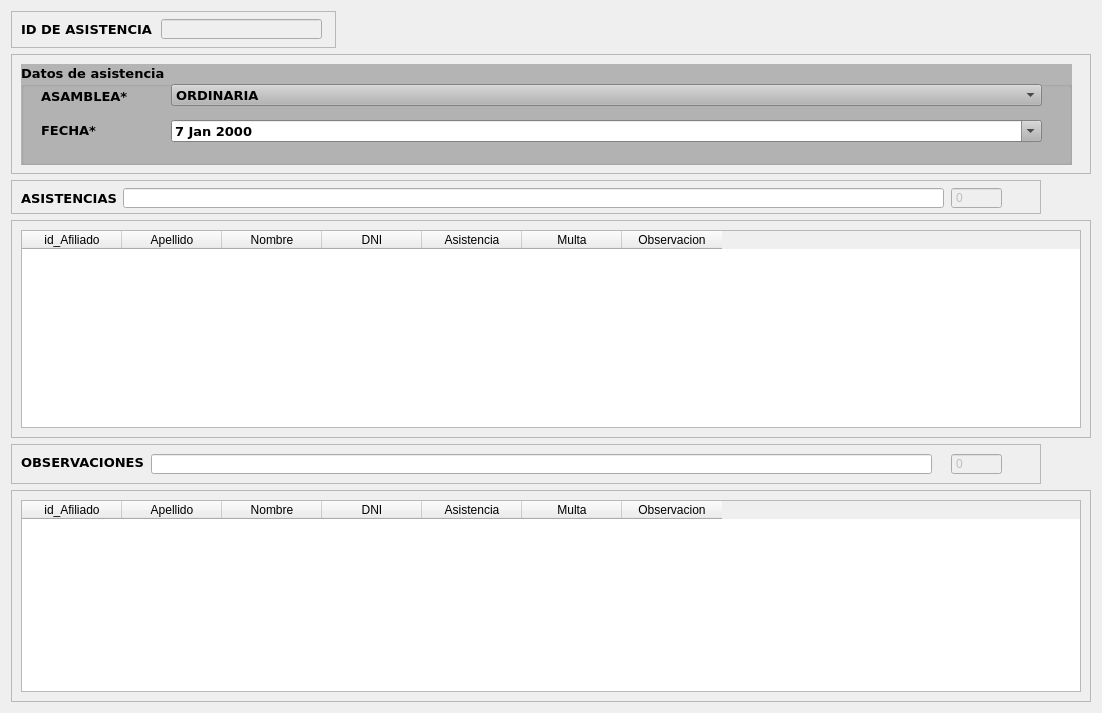
  <widget class="QWidget" name="centralwidget">
   <layout class="QVBoxLayout" name="verticalLayout">
    <item alignment="Qt::AlignmentFlag::AlignLeft">
     <widget class="QFrame" name="frame">
      <property name="minimumSize">
       <size>
        <width>325</width>
        <height>37</height>
       </size>
      </property>
      <property name="maximumSize">
       <size>
        <width>0</width>
        <height>37</height>
       </size>
      </property>
      <property name="frameShape">
       <enum>QFrame::Shape::StyledPanel</enum>
      </property>
      <property name="frameShadow">
       <enum>QFrame::Shadow::Raised</enum>
      </property>
      <widget class="QLabel" name="label_5">
       <property name="geometry">
        <rect>
         <x>10</x>
         <y>10</y>
         <width>131</width>
         <height>16</height>
        </rect>
       </property>
       <property name="font">
        <font>
         <family>Verdana</family>
         <pointsize>10</pointsize>
         <bold>true</bold>
        </font>
       </property>
       <property name="text">
        <string>ID DE ASISTENCIA</string>
       </property>
      </widget>
      <widget class="QLineEdit" name="lineEdit">
       <property name="enabled">
        <bool>false</bool>
       </property>
       <property name="geometry">
        <rect>
         <x>150</x>
         <y>8</y>
         <width>161</width>
         <height>20</height>
        </rect>
       </property>
       <property name="font">
        <font>
         <family>Verdana</family>
         <pointsize>10</pointsize>
         <bold>true</bold>
        </font>
       </property>
      </widget>
     </widget>
    </item>
    <item alignment="Qt::AlignmentFlag::AlignLeft">
     <widget class="QFrame" name="frame_2">
      <property name="minimumSize">
       <size>
        <width>1080</width>
        <height>120</height>
       </size>
      </property>
      <property name="maximumSize">
       <size>
        <width>1080</width>
        <height>120</height>
       </size>
      </property>
      <property name="frameShape">
       <enum>QFrame::Shape::StyledPanel</enum>
      </property>
      <property name="frameShadow">
       <enum>QFrame::Shadow::Raised</enum>
      </property>
      <widget class="QGroupBox" name="groupBox_2">
       <property name="geometry">
        <rect>
         <x>10</x>
         <y>10</y>
         <width>1051</width>
         <height>101</height>
        </rect>
       </property>
       <property name="palette">
        <palette>
         <active>
          <colorrole role="WindowText">
           <brush brushstyle="SolidPattern">
            <color alpha="255">
             <red>0</red>
             <green>0</green>
             <blue>0</blue>
            </color>
           </brush>
          </colorrole>
          <colorrole role="Button">
           <brush brushstyle="SolidPattern">
            <color alpha="255">
             <red>180</red>
             <green>180</green>
             <blue>180</blue>
            </color>
           </brush>
          </colorrole>
          <colorrole role="Light">
           <brush brushstyle="SolidPattern">
            <color alpha="255">
             <red>255</red>
             <green>255</green>
             <blue>255</blue>
            </color>
           </brush>
          </colorrole>
          <colorrole role="Midlight">
           <brush brushstyle="SolidPattern">
            <color alpha="255">
             <red>217</red>
             <green>217</green>
             <blue>217</blue>
            </color>
           </brush>
          </colorrole>
          <colorrole role="Dark">
           <brush brushstyle="SolidPattern">
            <color alpha="255">
             <red>90</red>
             <green>90</green>
             <blue>90</blue>
            </color>
           </brush>
          </colorrole>
          <colorrole role="Mid">
           <brush brushstyle="SolidPattern">
            <color alpha="255">
             <red>120</red>
             <green>120</green>
             <blue>120</blue>
            </color>
           </brush>
          </colorrole>
          <colorrole role="Text">
           <brush brushstyle="SolidPattern">
            <color alpha="255">
             <red>0</red>
             <green>0</green>
             <blue>0</blue>
            </color>
           </brush>
          </colorrole>
          <colorrole role="BrightText">
           <brush brushstyle="SolidPattern">
            <color alpha="255">
             <red>255</red>
             <green>255</green>
             <blue>255</blue>
            </color>
           </brush>
          </colorrole>
          <colorrole role="ButtonText">
           <brush brushstyle="SolidPattern">
            <color alpha="255">
             <red>0</red>
             <green>0</green>
             <blue>0</blue>
            </color>
           </brush>
          </colorrole>
          <colorrole role="Base">
           <brush brushstyle="SolidPattern">
            <color alpha="255">
             <red>255</red>
             <green>255</green>
             <blue>255</blue>
            </color>
           </brush>
          </colorrole>
          <colorrole role="Window">
           <brush brushstyle="SolidPattern">
            <color alpha="255">
             <red>180</red>
             <green>180</green>
             <blue>180</blue>
            </color>
           </brush>
          </colorrole>
          <colorrole role="Shadow">
           <brush brushstyle="SolidPattern">
            <color alpha="255">
             <red>0</red>
             <green>0</green>
             <blue>0</blue>
            </color>
           </brush>
          </colorrole>
          <colorrole role="AlternateBase">
           <brush brushstyle="SolidPattern">
            <color alpha="255">
             <red>217</red>
             <green>217</green>
             <blue>217</blue>
            </color>
           </brush>
          </colorrole>
          <colorrole role="ToolTipBase">
           <brush brushstyle="SolidPattern">
            <color alpha="255">
             <red>255</red>
             <green>255</green>
             <blue>220</blue>
            </color>
           </brush>
          </colorrole>
          <colorrole role="ToolTipText">
           <brush brushstyle="SolidPattern">
            <color alpha="255">
             <red>0</red>
             <green>0</green>
             <blue>0</blue>
            </color>
           </brush>
          </colorrole>
          <colorrole role="PlaceholderText">
           <brush brushstyle="SolidPattern">
            <color alpha="128">
             <red>0</red>
             <green>0</green>
             <blue>0</blue>
            </color>
           </brush>
          </colorrole>
         </active>
         <inactive>
          <colorrole role="WindowText">
           <brush brushstyle="SolidPattern">
            <color alpha="255">
             <red>0</red>
             <green>0</green>
             <blue>0</blue>
            </color>
           </brush>
          </colorrole>
          <colorrole role="Button">
           <brush brushstyle="SolidPattern">
            <color alpha="255">
             <red>180</red>
             <green>180</green>
             <blue>180</blue>
            </color>
           </brush>
          </colorrole>
          <colorrole role="Light">
           <brush brushstyle="SolidPattern">
            <color alpha="255">
             <red>255</red>
             <green>255</green>
             <blue>255</blue>
            </color>
           </brush>
          </colorrole>
          <colorrole role="Midlight">
           <brush brushstyle="SolidPattern">
            <color alpha="255">
             <red>217</red>
             <green>217</green>
             <blue>217</blue>
            </color>
           </brush>
          </colorrole>
          <colorrole role="Dark">
           <brush brushstyle="SolidPattern">
            <color alpha="255">
             <red>90</red>
             <green>90</green>
             <blue>90</blue>
            </color>
           </brush>
          </colorrole>
          <colorrole role="Mid">
           <brush brushstyle="SolidPattern">
            <color alpha="255">
             <red>120</red>
             <green>120</green>
             <blue>120</blue>
            </color>
           </brush>
          </colorrole>
          <colorrole role="Text">
           <brush brushstyle="SolidPattern">
            <color alpha="255">
             <red>0</red>
             <green>0</green>
             <blue>0</blue>
            </color>
           </brush>
          </colorrole>
          <colorrole role="BrightText">
           <brush brushstyle="SolidPattern">
            <color alpha="255">
             <red>255</red>
             <green>255</green>
             <blue>255</blue>
            </color>
           </brush>
          </colorrole>
          <colorrole role="ButtonText">
           <brush brushstyle="SolidPattern">
            <color alpha="255">
             <red>0</red>
             <green>0</green>
             <blue>0</blue>
            </color>
           </brush>
          </colorrole>
          <colorrole role="Base">
           <brush brushstyle="SolidPattern">
            <color alpha="255">
             <red>255</red>
             <green>255</green>
             <blue>255</blue>
            </color>
           </brush>
          </colorrole>
          <colorrole role="Window">
           <brush brushstyle="SolidPattern">
            <color alpha="255">
             <red>180</red>
             <green>180</green>
             <blue>180</blue>
            </color>
           </brush>
          </colorrole>
          <colorrole role="Shadow">
           <brush brushstyle="SolidPattern">
            <color alpha="255">
             <red>0</red>
             <green>0</green>
             <blue>0</blue>
            </color>
           </brush>
          </colorrole>
          <colorrole role="AlternateBase">
           <brush brushstyle="SolidPattern">
            <color alpha="255">
             <red>217</red>
             <green>217</green>
             <blue>217</blue>
            </color>
           </brush>
          </colorrole>
          <colorrole role="ToolTipBase">
           <brush brushstyle="SolidPattern">
            <color alpha="255">
             <red>255</red>
             <green>255</green>
             <blue>220</blue>
            </color>
           </brush>
          </colorrole>
          <colorrole role="ToolTipText">
           <brush brushstyle="SolidPattern">
            <color alpha="255">
             <red>0</red>
             <green>0</green>
             <blue>0</blue>
            </color>
           </brush>
          </colorrole>
          <colorrole role="PlaceholderText">
           <brush brushstyle="SolidPattern">
            <color alpha="128">
             <red>0</red>
             <green>0</green>
             <blue>0</blue>
            </color>
           </brush>
          </colorrole>
         </inactive>
         <disabled>
          <colorrole role="WindowText">
           <brush brushstyle="SolidPattern">
            <color alpha="255">
             <red>90</red>
             <green>90</green>
             <blue>90</blue>
            </color>
           </brush>
          </colorrole>
          <colorrole role="Button">
           <brush brushstyle="SolidPattern">
            <color alpha="255">
             <red>180</red>
             <green>180</green>
             <blue>180</blue>
            </color>
           </brush>
          </colorrole>
          <colorrole role="Light">
           <brush brushstyle="SolidPattern">
            <color alpha="255">
             <red>255</red>
             <green>255</green>
             <blue>255</blue>
            </color>
           </brush>
          </colorrole>
          <colorrole role="Midlight">
           <brush brushstyle="SolidPattern">
            <color alpha="255">
             <red>217</red>
             <green>217</green>
             <blue>217</blue>
            </color>
           </brush>
          </colorrole>
          <colorrole role="Dark">
           <brush brushstyle="SolidPattern">
            <color alpha="255">
             <red>90</red>
             <green>90</green>
             <blue>90</blue>
            </color>
           </brush>
          </colorrole>
          <colorrole role="Mid">
           <brush brushstyle="SolidPattern">
            <color alpha="255">
             <red>120</red>
             <green>120</green>
             <blue>120</blue>
            </color>
           </brush>
          </colorrole>
          <colorrole role="Text">
           <brush brushstyle="SolidPattern">
            <color alpha="255">
             <red>90</red>
             <green>90</green>
             <blue>90</blue>
            </color>
           </brush>
          </colorrole>
          <colorrole role="BrightText">
           <brush brushstyle="SolidPattern">
            <color alpha="255">
             <red>255</red>
             <green>255</green>
             <blue>255</blue>
            </color>
           </brush>
          </colorrole>
          <colorrole role="ButtonText">
           <brush brushstyle="SolidPattern">
            <color alpha="255">
             <red>90</red>
             <green>90</green>
             <blue>90</blue>
            </color>
           </brush>
          </colorrole>
          <colorrole role="Base">
           <brush brushstyle="SolidPattern">
            <color alpha="255">
             <red>180</red>
             <green>180</green>
             <blue>180</blue>
            </color>
           </brush>
          </colorrole>
          <colorrole role="Window">
           <brush brushstyle="SolidPattern">
            <color alpha="255">
             <red>180</red>
             <green>180</green>
             <blue>180</blue>
            </color>
           </brush>
          </colorrole>
          <colorrole role="Shadow">
           <brush brushstyle="SolidPattern">
            <color alpha="255">
             <red>0</red>
             <green>0</green>
             <blue>0</blue>
            </color>
           </brush>
          </colorrole>
          <colorrole role="AlternateBase">
           <brush brushstyle="SolidPattern">
            <color alpha="255">
             <red>180</red>
             <green>180</green>
             <blue>180</blue>
            </color>
           </brush>
          </colorrole>
          <colorrole role="ToolTipBase">
           <brush brushstyle="SolidPattern">
            <color alpha="255">
             <red>255</red>
             <green>255</green>
             <blue>220</blue>
            </color>
           </brush>
          </colorrole>
          <colorrole role="ToolTipText">
           <brush brushstyle="SolidPattern">
            <color alpha="255">
             <red>0</red>
             <green>0</green>
             <blue>0</blue>
            </color>
           </brush>
          </colorrole>
          <colorrole role="PlaceholderText">
           <brush brushstyle="SolidPattern">
            <color alpha="128">
             <red>0</red>
             <green>0</green>
             <blue>0</blue>
            </color>
           </brush>
          </colorrole>
         </disabled>
        </palette>
       </property>
       <property name="font">
        <font>
         <family>Verdana</family>
         <pointsize>10</pointsize>
         <bold>true</bold>
        </font>
       </property>
       <property name="autoFillBackground">
        <bool>true</bool>
       </property>
       <property name="title">
        <string>Datos de asistencia</string>
       </property>
       <widget class="QLabel" name="label_2">
        <property name="geometry">
         <rect>
          <x>20</x>
          <y>24</y>
          <width>121</width>
          <height>16</height>
         </rect>
        </property>
        <property name="text">
         <string>ASAMBLEA*</string>
        </property>
       </widget>
       <widget class="QLabel" name="label">
        <property name="geometry">
         <rect>
          <x>20</x>
          <y>58</y>
          <width>101</width>
          <height>16</height>
         </rect>
        </property>
        <property name="text">
         <string>FECHA*</string>
        </property>
       </widget>
       <widget class="QDateEdit" name="dateEdit">
        <property name="geometry">
         <rect>
          <x>150</x>
          <y>56</y>
          <width>871</width>
          <height>22</height>
         </rect>
        </property>
        <property name="frame">
         <bool>true</bool>
        </property>
        <property name="dateTime">
         <datetime>
          <hour>1</hour>
          <minute>0</minute>
          <second>0</second>
          <year>2000</year>
          <month>1</month>
          <day>7</day>
         </datetime>
        </property>
        <property name="currentSection">
         <enum>QDateTimeEdit::Section::DaySection</enum>
        </property>
        <property name="calendarPopup">
         <bool>true</bool>
        </property>
       </widget>
       <widget class="QComboBox" name="comboBox">
        <property name="geometry">
         <rect>
          <x>150</x>
          <y>20</y>
          <width>871</width>
          <height>22</height>
         </rect>
        </property>
        <item>
         <property name="text">
          <string>ORDINARIA</string>
         </property>
        </item>
        <item>
         <property name="text">
          <string>EXTRAORDINARIA</string>
         </property>
        </item>
       </widget>
      </widget>
     </widget>
    </item>
    <item alignment="Qt::AlignmentFlag::AlignLeft|Qt::AlignmentFlag::AlignTop">
     <widget class="QFrame" name="frame_3">
      <property name="minimumSize">
       <size>
        <width>1030</width>
        <height>34</height>
       </size>
      </property>
      <property name="maximumSize">
       <size>
        <width>1030</width>
        <height>34</height>
       </size>
      </property>
      <property name="frameShape">
       <enum>QFrame::Shape::StyledPanel</enum>
      </property>
      <property name="frameShadow">
       <enum>QFrame::Shadow::Raised</enum>
      </property>
      <widget class="QLabel" name="label_6">
       <property name="geometry">
        <rect>
         <x>10</x>
         <y>10</y>
         <width>101</width>
         <height>16</height>
        </rect>
       </property>
       <property name="font">
        <font>
         <family>Verdana</family>
         <pointsize>10</pointsize>
         <bold>true</bold>
        </font>
       </property>
       <property name="text">
        <string>ASISTENCIAS</string>
       </property>
      </widget>
      <widget class="QLineEdit" name="lineEdit_3">
       <property name="geometry">
        <rect>
         <x>112</x>
         <y>8</y>
         <width>821</width>
         <height>20</height>
        </rect>
       </property>
      </widget>
      <widget class="QSpinBox" name="spinBox">
       <property name="enabled">
        <bool>false</bool>
       </property>
       <property name="geometry">
        <rect>
         <x>940</x>
         <y>7</y>
         <width>51</width>
         <height>22</height>
        </rect>
       </property>
       <property name="buttonSymbols">
        <enum>QAbstractSpinBox::ButtonSymbols::NoButtons</enum>
       </property>
       <property name="maximum">
        <number>999999999</number>
       </property>
      </widget>
     </widget>
    </item>
    <item>
     <widget class="QFrame" name="frame_5">
      <property name="minimumSize">
       <size>
        <width>1080</width>
        <height>218</height>
       </size>
      </property>
      <property name="maximumSize">
       <size>
        <width>1080</width>
        <height>1000</height>
       </size>
      </property>
      <property name="frameShape">
       <enum>QFrame::Shape::StyledPanel</enum>
      </property>
      <property name="frameShadow">
       <enum>QFrame::Shadow::Raised</enum>
      </property>
      <layout class="QHBoxLayout" name="horizontalLayout">
       <item>
        <widget class="QTableWidget" name="tableWidget">
         <column>
          <property name="text">
           <string>id_Afiliado</string>
          </property>
         </column>
         <column>
          <property name="text">
           <string>Apellido</string>
          </property>
         </column>
         <column>
          <property name="text">
           <string>Nombre</string>
          </property>
         </column>
         <column>
          <property name="text">
           <string>DNI</string>
          </property>
         </column>
         <column>
          <property name="text">
           <string>Asistencia</string>
          </property>
         </column>
         <column>
          <property name="text">
           <string>Multa</string>
          </property>
         </column>
         <column>
          <property name="text">
           <string>Observacion</string>
          </property>
         </column>
        </widget>
       </item>
      </layout>
     </widget>
    </item>
    <item alignment="Qt::AlignmentFlag::AlignTop">
     <widget class="QFrame" name="frame_4">
      <property name="minimumSize">
       <size>
        <width>1030</width>
        <height>40</height>
       </size>
      </property>
      <property name="maximumSize">
       <size>
        <width>1030</width>
        <height>40</height>
       </size>
      </property>
      <property name="frameShape">
       <enum>QFrame::Shape::StyledPanel</enum>
      </property>
      <property name="frameShadow">
       <enum>QFrame::Shadow::Raised</enum>
      </property>
      <widget class="QLabel" name="label_7">
       <property name="geometry">
        <rect>
         <x>10</x>
         <y>10</y>
         <width>131</width>
         <height>16</height>
        </rect>
       </property>
       <property name="font">
        <font>
         <family>Verdana</family>
         <pointsize>10</pointsize>
         <bold>true</bold>
        </font>
       </property>
       <property name="text">
        <string>OBSERVACIONES</string>
       </property>
      </widget>
      <widget class="QLineEdit" name="lineEdit_4">
       <property name="geometry">
        <rect>
         <x>140</x>
         <y>10</y>
         <width>781</width>
         <height>20</height>
        </rect>
       </property>
      </widget>
      <widget class="QSpinBox" name="spinBox_2">
       <property name="enabled">
        <bool>false</bool>
       </property>
       <property name="geometry">
        <rect>
         <x>940</x>
         <y>9</y>
         <width>51</width>
         <height>22</height>
        </rect>
       </property>
       <property name="buttonSymbols">
        <enum>QAbstractSpinBox::ButtonSymbols::NoButtons</enum>
       </property>
       <property name="maximum">
        <number>999999999</number>
       </property>
      </widget>
     </widget>
    </item>
    <item>
     <widget class="QFrame" name="frame_6">
      <property name="minimumSize">
       <size>
        <width>1080</width>
        <height>204</height>
       </size>
      </property>
      <property name="maximumSize">
       <size>
        <width>1080</width>
        <height>1000</height>
       </size>
      </property>
      <property name="frameShape">
       <enum>QFrame::Shape::StyledPanel</enum>
      </property>
      <property name="frameShadow">
       <enum>QFrame::Shadow::Raised</enum>
      </property>
      <layout class="QHBoxLayout" name="horizontalLayout_2">
       <item>
        <widget class="QTableWidget" name="tableWidget_2">
         <column>
          <property name="text">
           <string>id_Afiliado</string>
          </property>
         </column>
         <column>
          <property name="text">
           <string>Apellido</string>
          </property>
         </column>
         <column>
          <property name="text">
           <string>Nombre</string>
          </property>
         </column>
         <column>
          <property name="text">
           <string>DNI</string>
          </property>
         </column>
         <column>
          <property name="text">
           <string>Asistencia</string>
          </property>
         </column>
         <column>
          <property name="text">
           <string>Multa</string>
          </property>
         </column>
         <column>
          <property name="text">
           <string>Observacion</string>
          </property>
         </column>
        </widget>
       </item>
      </layout>
     </widget>
    </item>
   </layout>
  </widget>
